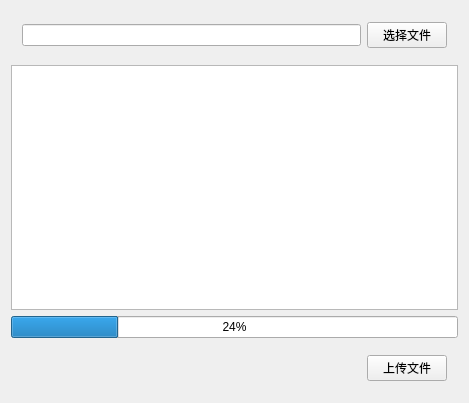
<?xml version="1.0" encoding="UTF-8"?>
<ui version="4.0">
 <class>MainWindow</class>
 <widget class="QMainWindow" name="MainWindow">
  <property name="geometry">
   <rect>
    <x>0</x>
    <y>0</y>
    <width>469</width>
    <height>403</height>
   </rect>
  </property>
  <property name="windowTitle">
   <string>MainWindow</string>
  </property>
  <widget class="QWidget" name="centralWidget">
   <layout class="QVBoxLayout" name="verticalLayout">
    <item>
     <widget class="QWidget" name="widget" native="true">
      <layout class="QHBoxLayout" name="horizontalLayout">
       <item>
        <widget class="QLineEdit" name="filePath"/>
       </item>
       <item>
        <widget class="QPushButton" name="selFile">
         <property name="text">
          <string>选择文件</string>
         </property>
        </widget>
       </item>
      </layout>
     </widget>
    </item>
    <item>
     <widget class="QTextEdit" name="recordMsg"/>
    </item>
    <item>
     <widget class="QProgressBar" name="progressBar">
      <property name="value">
       <number>24</number>
      </property>
      <property name="alignment">
       <set>Qt::AlignLeading|Qt::AlignLeft|Qt::AlignVCenter</set>
      </property>
      <property name="textVisible">
       <bool>true</bool>
      </property>
      <property name="orientation">
       <enum>Qt::Horizontal</enum>
      </property>
      <property name="textDirection">
       <enum>QProgressBar::TopToBottom</enum>
      </property>
     </widget>
    </item>
    <item>
     <widget class="QWidget" name="widget_2" native="true">
      <layout class="QHBoxLayout" name="horizontalLayout_2">
       <item>
        <spacer name="horizontalSpacer">
         <property name="orientation">
          <enum>Qt::Horizontal</enum>
         </property>
         <property name="sizeHint" stdset="0">
          <size>
           <width>349</width>
           <height>20</height>
          </size>
         </property>
        </spacer>
       </item>
       <item>
        <widget class="QPushButton" name="uploadBtn">
         <property name="text">
          <string>上传文件</string>
         </property>
        </widget>
       </item>
      </layout>
     </widget>
    </item>
   </layout>
  </widget>
 </widget>
 <layoutdefault spacing="6" margin="11"/>
 <resources/>
 <connections/>
</ui>
